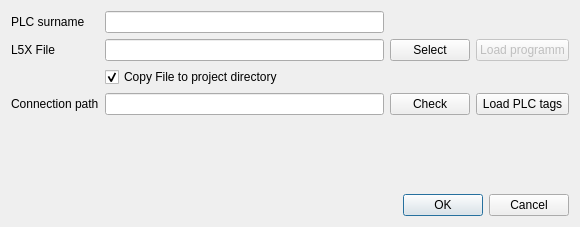
<?xml version="1.0" encoding="UTF-8"?>
<ui version="4.0">
 <class>Dialog</class>
 <widget class="QDialog" name="Dialog">
  <property name="geometry">
   <rect>
    <x>0</x>
    <y>0</y>
    <width>580</width>
    <height>227</height>
   </rect>
  </property>
  <property name="windowTitle">
   <string>Add PLC</string>
  </property>
  <layout class="QVBoxLayout" name="verticalLayout">
   <item>
    <layout class="QGridLayout" name="gridLayout">
     <item row="3" column="3">
      <widget class="QPushButton" name="pushButton_2">
       <property name="text">
        <string>Check</string>
       </property>
      </widget>
     </item>
     <item row="0" column="2">
      <widget class="QLineEdit" name="lineEditSurname"/>
     </item>
     <item row="1" column="2">
      <widget class="QLineEdit" name="lineEditL5X"/>
     </item>
     <item row="3" column="0">
      <widget class="QLabel" name="label_2">
       <property name="text">
        <string>Connection path</string>
       </property>
      </widget>
     </item>
     <item row="1" column="3">
      <widget class="QPushButton" name="pushButton">
       <property name="text">
        <string>Select</string>
       </property>
      </widget>
     </item>
     <item row="1" column="0">
      <widget class="QLabel" name="label">
       <property name="text">
        <string>L5X File</string>
       </property>
      </widget>
     </item>
     <item row="2" column="2">
      <widget class="QCheckBox" name="checkBox">
       <property name="text">
        <string>Copy File to project directory</string>
       </property>
       <property name="checked">
        <bool>true</bool>
       </property>
      </widget>
     </item>
     <item row="3" column="2">
      <widget class="QLineEdit" name="lineEditConnectionPath"/>
     </item>
     <item row="0" column="0">
      <widget class="QLabel" name="label_3">
       <property name="text">
        <string>PLC surname</string>
       </property>
      </widget>
     </item>
     <item row="3" column="4">
      <widget class="QPushButton" name="pushButtonLoadPLCtags">
       <property name="text">
        <string>Load PLC tags</string>
       </property>
      </widget>
     </item>
     <item row="1" column="4">
      <widget class="QPushButton" name="pushButtonLoadProgram">
       <property name="enabled">
        <bool>false</bool>
       </property>
       <property name="text">
        <string>Load programm</string>
       </property>
      </widget>
     </item>
    </layout>
   </item>
   <item>
    <spacer name="verticalSpacer">
     <property name="orientation">
      <enum>Qt::Vertical</enum>
     </property>
     <property name="sizeHint" stdset="0">
      <size>
       <width>20</width>
       <height>40</height>
      </size>
     </property>
    </spacer>
   </item>
   <item>
    <widget class="QDialogButtonBox" name="buttonBox">
     <property name="orientation">
      <enum>Qt::Horizontal</enum>
     </property>
     <property name="standardButtons">
      <set>QDialogButtonBox::Cancel|QDialogButtonBox::Ok</set>
     </property>
    </widget>
   </item>
  </layout>
 </widget>
 <resources/>
 <connections>
  <connection>
   <sender>buttonBox</sender>
   <signal>accepted()</signal>
   <receiver>Dialog</receiver>
   <slot>ok_press()</slot>
   <hints>
    <hint type="sourcelabel">
     <x>227</x>
     <y>208</y>
    </hint>
    <hint type="destinationlabel">
     <x>157</x>
     <y>122</y>
    </hint>
   </hints>
  </connection>
  <connection>
   <sender>buttonBox</sender>
   <signal>rejected()</signal>
   <receiver>Dialog</receiver>
   <slot>reject()</slot>
   <hints>
    <hint type="sourcelabel">
     <x>295</x>
     <y>214</y>
    </hint>
    <hint type="destinationlabel">
     <x>286</x>
     <y>122</y>
    </hint>
   </hints>
  </connection>
  <connection>
   <sender>pushButton_2</sender>
   <signal>clicked()</signal>
   <receiver>Dialog</receiver>
   <slot>CheckConnection()</slot>
   <hints>
    <hint type="sourcelabel">
     <x>436</x>
     <y>102</y>
    </hint>
    <hint type="destinationlabel">
     <x>370</x>
     <y>69</y>
    </hint>
   </hints>
  </connection>
  <connection>
   <sender>pushButton</sender>
   <signal>clicked()</signal>
   <receiver>Dialog</receiver>
   <slot>selectL5X()</slot>
   <hints>
    <hint type="sourcelabel">
     <x>439</x>
     <y>49</y>
    </hint>
    <hint type="destinationlabel">
     <x>469</x>
     <y>71</y>
    </hint>
   </hints>
  </connection>
  <connection>
   <sender>pushButtonLoadProgram</sender>
   <signal>clicked()</signal>
   <receiver>Dialog</receiver>
   <slot>LoadProgram()</slot>
   <hints>
    <hint type="sourcelabel">
     <x>537</x>
     <y>53</y>
    </hint>
    <hint type="destinationlabel">
     <x>500</x>
     <y>13</y>
    </hint>
   </hints>
  </connection>
  <connection>
   <sender>pushButtonLoadPLCtags</sender>
   <signal>clicked()</signal>
   <receiver>Dialog</receiver>
   <slot>LoadPLCtags()</slot>
   <hints>
    <hint type="sourcelabel">
     <x>502</x>
     <y>110</y>
    </hint>
    <hint type="destinationlabel">
     <x>497</x>
     <y>137</y>
    </hint>
   </hints>
  </connection>
 </connections>
 <slots>
  <slot>CheckConnection()</slot>
  <slot>selectL5X()</slot>
  <slot>ok_press()</slot>
  <slot>LoadProgram()</slot>
  <slot>LoadPLCtags()</slot>
 </slots>
</ui>
